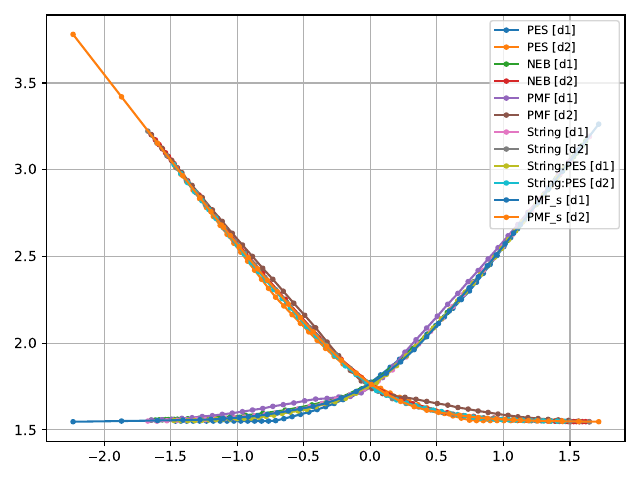

Python code for this plot:
#!/usr/bin/env python3
import  numpy
import  matplotlib.pyplot as plt
import  qm3
import  qm3.utils
import  qm3.utils.interpolation
import  zipfile

mol = qm3.molecule()
mol.psf_read( open( "oxy-cope.psf" ) )
bnd = [ mol.indx["A"][1]["C2"], mol.indx["A"][1]["C3"], mol.indx["A"][1]["C5"], mol.indx["A"][1]["C6"] ]
neb = []
zz = zipfile.ZipFile( "neb.zip", "r" )
for fn in sorted( zz.namelist() ):
    with zz.open( fn, "r" ) as f:
        mol.xyz_read( f )
        neb.append( [ qm3.utils.distance( mol.coor[bnd[0]], mol.coor[bnd[1]] ), qm3.utils.distance( mol.coor[bnd[2]], mol.coor[bnd[3]] ) ] )
zz.close()
neb = numpy.array( neb )
print( neb.shape )

pmf = []
zz = zipfile.ZipFile( "pmf.zip", "r" )
for fn in sorted( zz.namelist() ):
    if( fn[0:3] == "geo" ):
        with zz.open( fn, "r" ) as f:
            pmf.append( numpy.mean( numpy.loadtxt( f ), axis = 0 ) )
zz.close()
pmf = numpy.array( pmf )
print( pmf.shape )

pes = numpy.loadtxt( "path.log" )

crd_s = numpy.loadtxt( "geom.clr" )

plt.clf()
plt.grid( True )
plt.plot( pes[:,0] - pes[:,1], pes[:,0], '.-', label = "PES [d1]" )
plt.plot( pes[:,0] - pes[:,1], pes[:,1], '.-', label = "PES [d2]" )

plt.plot( neb[:,0] - neb[:,1], neb[:,0], '.-', label = "NEB [d1]" )
plt.plot( neb[:,0] - neb[:,1], neb[:,1], '.-', label = "NEB [d2]" )

plt.plot( pmf[:,0] - pmf[:,1], pmf[:,0], '.-', label = "PMF [d1]" )
plt.plot( pmf[:,0] - pmf[:,1], pmf[:,1], '.-', label = "PMF [d2]" )

str_x = numpy.loadtxt( "1n7_3k/string.cvar" )
plt.plot( str_x[:,0] - str_x[:,1], str_x[:,0], '.-', label = "String [d1]" )
plt.plot( str_x[:,0] - str_x[:,1], str_x[:,1], '.-', label = "String [d2]" )

str_x = numpy.loadtxt( "from_pes/string.cvar" )
plt.plot( str_x[:,0] - str_x[:,1], str_x[:,0], '.-', label = "String:PES [d1]" )
plt.plot( str_x[:,0] - str_x[:,1], str_x[:,1], '.-', label = "String:PES [d2]" )

plt.plot( crd_s[:,1] - crd_s[:,2], crd_s[:,1], '.-', label = "PMF_s [d1]" )
plt.plot( crd_s[:,1] - crd_s[:,2], crd_s[:,2], '.-', label = "PMF_s [d2]" )

plt.legend( loc = "upper right", fontsize = "small" )
plt.tight_layout()
plt.savefig( "compare_dst.pdf" )
